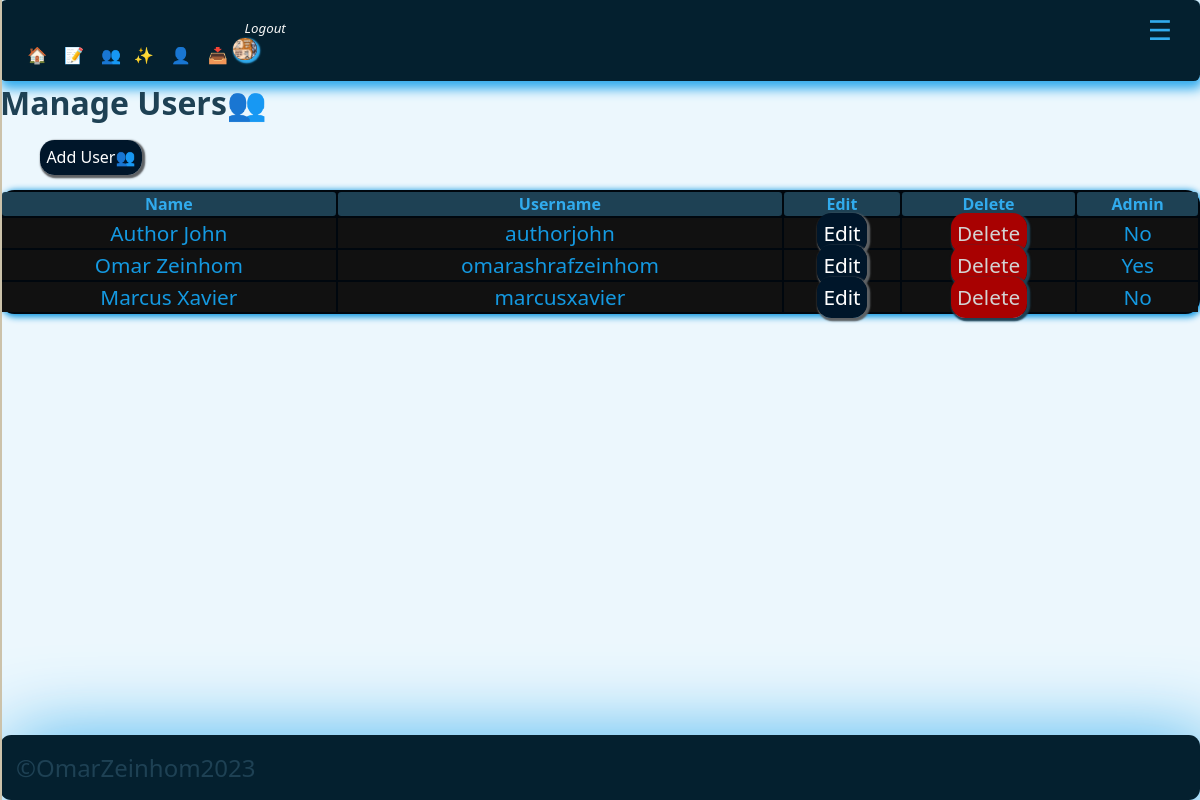
Page /adminpanel/manage_users.php (signed in) on the earlier database version.
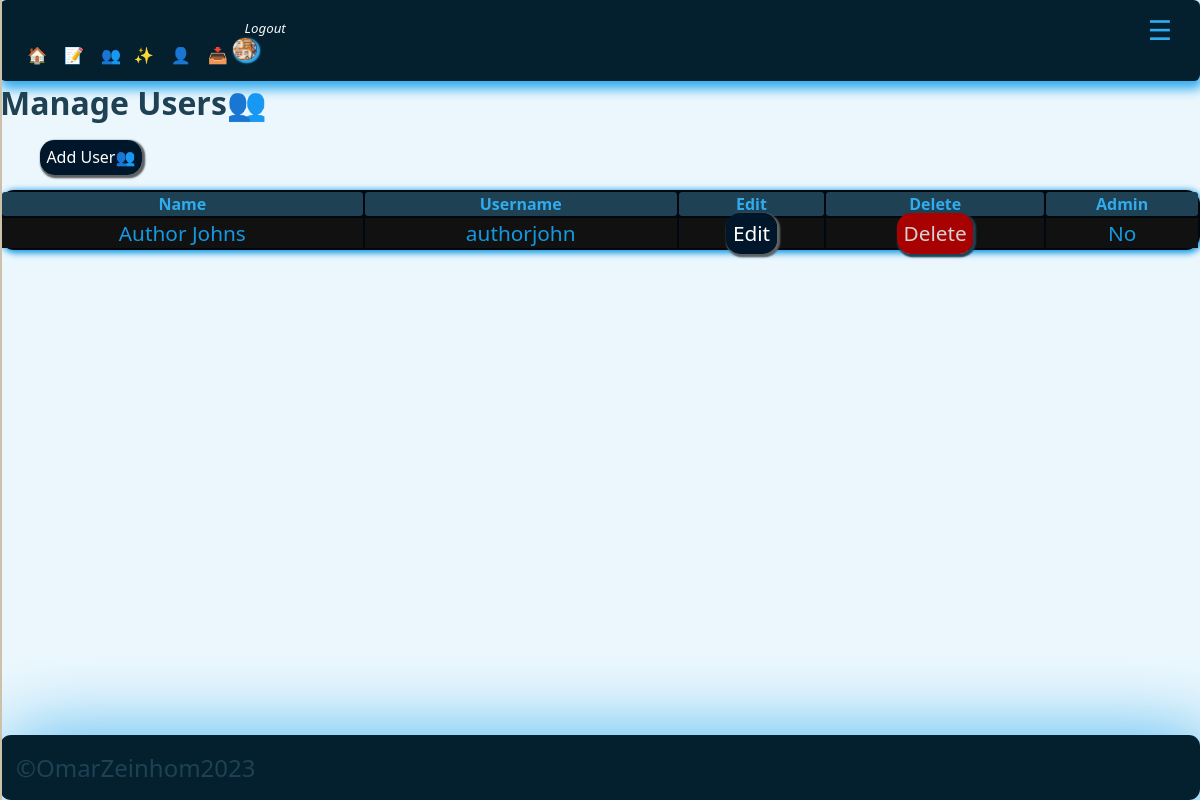
Same page on the later database version.
### tables this page shows
CREATE TABLE `users` (
  `id` int(11) UNSIGNED NOT NULL,
  `firstname` varchar(50) NOT NULL,
  `lastname` varchar(50) NOT NULL,
  `username` varchar(50) NOT NULL,
  `email` varchar(100) NOT NULL,
  `password` varchar(255) NOT NULL,
  `avatar` varchar(255) NOT NULL,
  `is_admin` tinyint(1) NOT NULL
);

### adminpanel/manage_users.php (the view, shortened to what this page needs)
<?php
$page__title = 'Manage Users👥';
include('./partials/sidenav/sidenav.php');
$current_admin_id = $_SESSION['user-id'];
$query = "SELECT * FROM users WHERE NOT id=$current_admin_id";
$users = mysqli_query($connect__db, $query);
?>
<h1><?php echo $page__title; ?></h1>
<br />
<ul>
    <li class='app__sidenav-item'><a href="<?= HOME_URL ?>add_user.php" class="app__link-btn">Add
            User👥</a></li>
</ul>
<br />
<div class="section__center">
    <table class="app__table">
        <thead class="app__thead">
            <tr clas="app__tr">
                <th class="app_th">Name</th>
                <th class="app_th">Username</th>
                <th class="app_th">Edit</th>
                <th class="app_th">Delete</th>
                <th class="app_th">Admin</th>
            </tr>
        </thead>
        <tbody class="app__tbody">
            <?php while ($user = mysqli_fetch_assoc($users)) : ?>
                <tr clas="app__tr">
                    <td class="app__td"><?= " {$user['firstname']} {$user['lastname']}" ?></td>
                    <td class="app__td"><?= "{$user['username']}" ?></td>
                    <td class="app__td"><a href="<?= ADMIN_URL ?>edit_user.php?id=<?= $user['id'] ?>" class="app__link-btn">Edit</a></td>
                    <td class="app__td"><a href="<?= ADMIN_URL ?>delete-user.php?id=<?= $user['id'] ?>" class="app__alert-btn-sm">Delete</a>
                    </td>
                    <td class="app__td"><?= $user['is_admin'] ? 'Yes' : 'No' ?></td>
                </tr>
            <?php endwhile; ?>
        </tbody>
    </table>
</div>
<?php
include('./partials/footer/footer.php');
?>

Differences in the rows shown:
removed users: firstname "Omar", lastname "Zeinhom", username "omarashrafzeinhom", is_admin "Yes"
removed users: firstname "Marcus", lastname "Xavier", username "marcusxavier", is_admin "No"
changed users "Author": lastname "John" → "Johns"
